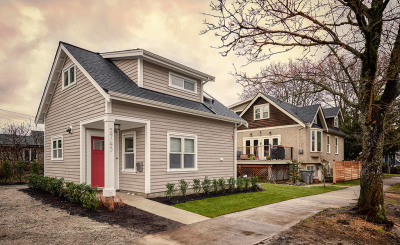
#> input picture ev.jpg, 400 x 245 px
$ python resmi_ice_aktarma.py
#> lines starting #> are read from the running program, lines starting #| are printed output that depends on the picture
import cv2

#ice aktarma
img= cv2.imread("ev.jpg",0) #0 parametresi, resmi gri tonlamada (grayscale) okuma talimatı verir.
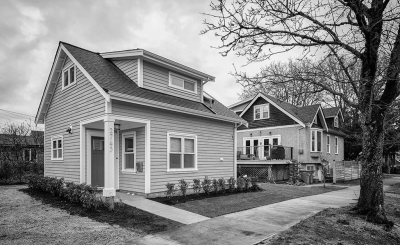
#> img: shape (245, 400); min 2, max 245, mean 133.8

#gorsellestir
cv2.imshow("ilk resim",img)

k = cv2.waitKey(0)
#> (key Esc is pressed here)

if k ==27 :
    cv2.destroyAllWindows() #tüm açık pencereleri kapatır.
elif k== ord('s'):
    cv2.imwrite("ev_gray.png",img) #gri tonlamalı resmi "ev_gray.png" adıyla kaydeder.
    cv2.destroyAllWindows()

    #Bu kod, "ev.jpg" adlı resmi okur, ekranda gösterir ve kullanıcıdan bir tuş girişi bekler. Eğer kullanıcı Esc tuşuna basarsa, pencere kapanır. Eğer 's' tuşuna basarsa, resmi gri tonlamalı olarak "ev_gray.png" olarak kaydeder ve pencere kapanır.
